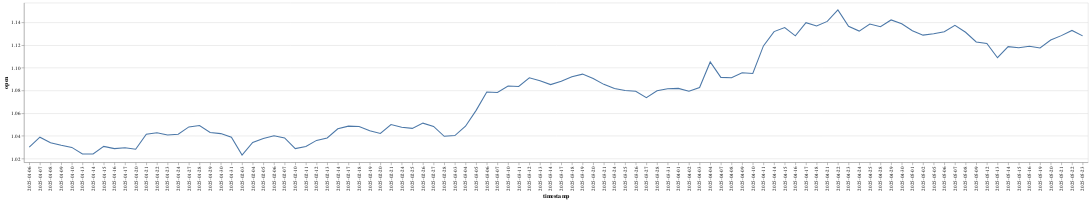

Notebook source saved alongside this figure:
### Code cell
# Altair is part of Streamlit, so let's try that as well:
y_min = daily_100['open'].min()
y_max = daily_100['open'].max()
buffer = (y_max - y_min) * 0.05

lower_bound = y_min - buffer
print(lower_bound)
upper_bound = y_max + buffer
print(upper_bound)
alt.Chart(daily_100).mark_line().encode(
    x='timestamp',
    y=alt.Y(
        'open',
        scale=alt.Scale(domain=[lower_bound, upper_bound])
    )
)

### Figure 1 — Vega-Lite specification as saved in the notebook (floating-point values rounded to 4 significant figures)
{"config": {"view": {"continuousWidth": 300, "continuousHeight": 300}}, "data": {"name": "data-7d497952f0e98cbdeeb2901d509735fb"}, "mark": {"type": "line"}, "encoding": {"x": {"field": "timestamp", "type": "nominal"}, "y": {"field": "open", "scale": {"domain": [1.017, 1.157]}, "type": "quantitative"}}, "$schema": "https://vega.github.io/schema/vega-lite/v5.20.1.json", "datasets": {"data-7d497952f0e98cbdeeb2901d509735fb": [{"timestamp": "2025-05-23", "open": 1.128, "high": 1.138, "low": 1.128, "close": 1.136}, {"timestamp": "2025-05-22", "open": 1.133, "high": 1.135, "low": 1.126, "close": 1.128}, {"timestamp": "2025-05-21", "open": 1.128, "high": 1.136, "low": 1.128, "close": 1.133}, {"timestamp": "2025-05-20", "open": 1.124, "high": 1.129, "low": 1.122, "close": 1.128}, {"timestamp": "2025-05-19", "open": 1.117, "high": 1.129, "low": 1.117, "close": 1.124}, {"timestamp": "2025-05-16", "open": 1.119, "high": 1.122, "low": 1.113, "close": 1.116}, {"timestamp": "2025-05-15", "open": 1.118, "high": 1.123, "low": 1.117, "close": 1.119}, {"timestamp": "2025-05-14", "open": 1.119, "high": 1.127, "low": 1.116, "close": 1.117}, {"timestamp": "2025-05-13", "open": 1.109, "high": 1.119, "low": 1.109, "close": 1.119}, {"timestamp": "2025-05-12", "open": 1.121, "high": 1.124, "low": 1.107, "close": 1.109}, {"timestamp": "2025-05-09", "open": 1.123, "high": 1.129, "low": 1.12, "close": 1.125}, {"timestamp": "2025-05-08", "open": 1.131, "high": 1.134, "low": 1.121, "close": 1.123}, {"timestamp": "2025-05-07", "open": 1.137, "high": 1.138, "low": 1.129, "close": 1.131}, {"timestamp": "2025-05-06", "open": 1.132, "high": 1.138, "low": 1.128, "close": 1.137}, {"timestamp": "2025-05-05", "open": 1.13, "high": 1.136, "low": 1.13, "close": 1.131}, {"timestamp": "2025-05-02", "open": 1.129, "high": 1.138, "low": 1.127, "close": 1.13}, {"timestamp": "2025-05-01", "open": 1.133, "high": 1.134, "low": 1.127, "close": 1.129}, {"timestamp": "2025-04-30", "open": 1.139, "high": 1.14, "low": 1.132, "close": 1.133}, {"timestamp": "2025-04-29", "open": 1.142, "high": 1.142, "low": 1.137, "close": 1.138}, {"timestamp": "2025-04-28", "open": 1.136, "high": 1.143, "low": 1.133, "close": 1.142}, {"timestamp": "2025-04-25", "open": 1.138, "high": 1.139, "low": 1.132, "close": 1.136}, {"timestamp": "2025-04-24", "open": 1.132, "high": 1.14, "low": 1.132, "close": 1.139}, {"timestamp": "2025-04-23", "open": 1.137, "high": 1.144, "low": 1.131, "close": 1.132}, {"timestamp": "2025-04-22", "open": 1.151, "high": 1.155, "low": 1.136, "close": 1.136}, {"timestamp": "2025-04-21", "open": 1.141, "high": 1.157, "low": 1.139, "close": 1.151}, {"timestamp": "2025-04-18", "open": 1.137, "high": 1.14, "low": 1.136, "close": 1.139}, {"timestamp": "2025-04-17", "open": 1.14, "high": 1.141, "low": 1.133, "close": 1.137}, {"timestamp": "2025-04-16", "open": 1.128, "high": 1.141, "low": 1.128, "close": 1.14}, {"timestamp": "2025-04-15", "open": 1.135, "high": 1.138, "low": 1.126, "close": 1.128}, {"timestamp": "2025-04-14", "open": 1.132, "high": 1.142, "low": 1.13, "close": 1.135}, {"timestamp": "2025-04-11", "open": 1.119, "high": 1.147, "low": 1.119, "close": 1.136}, {"timestamp": "2025-04-10", "open": 1.095, "high": 1.124, "low": 1.094, "close": 1.119}, {"timestamp": "2025-04-09", "open": 1.096, "high": 1.11, "low": 1.091, "close": 1.095}, {"timestamp": "2025-04-08", "open": 1.091, "high": 1.099, "low": 1.089, "close": 1.096}, {"timestamp": "2025-04-07", "open": 1.091, "high": 1.105, "low": 1.09, "close": 1.091}, {"timestamp": "2025-04-04", "open": 1.105, "high": 1.111, "low": 1.092, "close": 1.096}, {"timestamp": "2025-04-03", "open": 1.083, "high": 1.115, "low": 1.08, "close": 1.105}, {"timestamp": "2025-04-02", "open": 1.079, "high": 1.092, "low": 1.078, "close": 1.083}, {"timestamp": "2025-04-01", "open": 1.082, "high": 1.083, "low": 1.078, "close": 1.079}, {"timestamp": "2025-03-31", "open": 1.081, "high": 1.085, "low": 1.078, "close": 1.082}, {"timestamp": "2025-03-28", "open": 1.08, "high": 1.084, "low": 1.076, "close": 1.082}, {"timestamp": "2025-03-27", "open": 1.074, "high": 1.082, "low": 1.073, "close": 1.08}, {"timestamp": "2025-03-26", "open": 1.079, "high": 1.08, "low": 1.073, "close": 1.074}, {"timestamp": "2025-03-25", "open": 1.08, "high": 1.083, "low": 1.078, "close": 1.079}, {"timestamp": "2025-03-24", "open": 1.082, "high": 1.086, "low": 1.078, "close": 1.08}, {"timestamp": "2025-03-21", "open": 1.085, "high": 1.086, "low": 1.08, "close": 1.081}, {"timestamp": "2025-03-20", "open": 1.09, "high": 1.092, "low": 1.081, "close": 1.085}, {"timestamp": "2025-03-19", "open": 1.094, "high": 1.095, "low": 1.086, "close": 1.09}, {"timestamp": "2025-03-18", "open": 1.092, "high": 1.095, "low": 1.089, "close": 1.094}, {"timestamp": "2025-03-17", "open": 1.088, "high": 1.093, "low": 1.087, "close": 1.092}, {"timestamp": "2025-03-14", "open": 1.085, "high": 1.091, "low": 1.083, "close": 1.088}, {"timestamp": "2025-03-13", "open": 1.089, "high": 1.09, "low": 1.082, "close": 1.085}, {"timestamp": "2025-03-12", "open": 1.091, "high": 1.093, "low": 1.088, "close": 1.089}, {"timestamp": "2025-03-11", "open": 1.083, "high": 1.095, "low": 1.083, "close": 1.091}, {"timestamp": "2025-03-10", "open": 1.084, "high": 1.087, "low": 1.08, "close": 1.083}, {"timestamp": "2025-03-07", "open": 1.078, "high": 1.089, "low": 1.078, "close": 1.083}, {"timestamp": "2025-03-06", "open": 1.079, "high": 1.085, "low": 1.077, "close": 1.078}, {"timestamp": "2025-03-05", "open": 1.062, "high": 1.08, "low": 1.06, "close": 1.079}, {"timestamp": "2025-03-04", "open": 1.048, "high": 1.063, "low": 1.047, "close": 1.063}, {"timestamp": "2025-03-03", "open": 1.04, "high": 1.05, "low": 1.039, "close": 1.049}, {"timestamp": "2025-02-28", "open": 1.04, "high": 1.042, "low": 1.036, "close": 1.037}, {"timestamp": "2025-02-27", "open": 1.048, "high": 1.049, "low": 1.04, "close": 1.04}, {"timestamp": "2025-02-26", "open": 1.051, "high": 1.053, "low": 1.047, "close": 1.048}, {"timestamp": "2025-02-25", "open": 1.047, "high": 1.052, "low": 1.046, "close": 1.051}, {"timestamp": "2025-02-24", "open": 1.048, "high": 1.053, "low": 1.045, "close": 1.047}, {"timestamp": "2025-02-21", "open": 1.05, "high": 1.051, "low": 1.045, "close": 1.046}, {"timestamp": "2025-02-20", "open": 1.042, "high": 1.05, "low": 1.042, "close": 1.05}, {"timestamp": "2025-02-19", "open": 1.044, "high": 1.046, "low": 1.04, "close": 1.042}, {"timestamp": "2025-02-18", "open": 1.048, "high": 1.049, "low": 1.043, "close": 1.045}, {"timestamp": "2025-02-17", "open": 1.049, "high": 1.051, "low": 1.047, "close": 1.048}, {"timestamp": "2025-02-14", "open": 1.046, "high": 1.051, "low": 1.045, "close": 1.049}, {"timestamp": "2025-02-13", "open": 1.038, "high": 1.047, "low": 1.037, "close": 1.046}, {"timestamp": "2025-02-12", "open": 1.036, "high": 1.043, "low": 1.032, "close": 1.038}, {"timestamp": "2025-02-11", "open": 1.031, "high": 1.038, "low": 1.029, "close": 1.036}, {"timestamp": "2025-02-10", "open": 1.029, "high": 1.034, "low": 1.028, "close": 1.031}, {"timestamp": "2025-02-07", "open": 1.038, "high": 1.041, "low": 1.03, "close": 1.033}, {"timestamp": "2025-02-06", "open": 1.04, "high": 1.041, "low": 1.035, "close": 1.038}, {"timestamp": "2025-02-05", "open": 1.038, "high": 1.044, "low": 1.037, "close": 1.04}, {"timestamp": "2025-02-04", "open": 1.034, "high": 1.039, "low": 1.027, "close": 1.038}, {"timestamp": "2025-02-03", "open": 1.023, "high": 1.035, "low": 1.021, "close": 1.034}, {"timestamp": "2025-01-31", "open": 1.039, "high": 1.043, "low": 1.035, "close": 1.036}, {"timestamp": "2025-01-30", "open": 1.042, "high": 1.047, "low": 1.039, "close": 1.039}, {"timestamp": "2025-01-29", "open": 1.043, "high": 1.044, "low": 1.038, "close": 1.042}, {"timestamp": "2025-01-28", "open": 1.049, "high": 1.049, "low": 1.041, "close": 1.043}, {"timestamp": "2025-01-27", "open": 1.048, "high": 1.053, "low": 1.045, "close": 1.049}, {"timestamp": "2025-01-24", "open": 1.041, "high": 1.052, "low": 1.041, "close": 1.049}, {"timestamp": "2025-01-23", "open": 1.041, "high": 1.044, "low": 1.037, "close": 1.041}, {"timestamp": "2025-01-22", "open": 1.043, "high": 1.046, "low": 1.039, "close": 1.041}, {"timestamp": "2025-01-21", "open": 1.042, "high": 1.043, "low": 1.035, "close": 1.039}, {"timestamp": "2025-01-20", "open": 1.028, "high": 1.043, "low": 1.027, "close": 1.042}, {"timestamp": "2025-01-17", "open": 1.03, "high": 1.033, "low": 1.026, "close": 1.027}, {"timestamp": "2025-01-16", "open": 1.029, "high": 1.032, "low": 1.026, "close": 1.03}, {"timestamp": "2025-01-15", "open": 1.031, "high": 1.035, "low": 1.026, "close": 1.029}, {"timestamp": "2025-01-14", "open": 1.024, "high": 1.031, "low": 1.024, "close": 1.031}, {"timestamp": "2025-01-13", "open": 1.024, "high": 1.025, "low": 1.018, "close": 1.024}, {"timestamp": "2025-01-10", "open": 1.03, "high": 1.031, "low": 1.021, "close": 1.024}, {"timestamp": "2025-01-09", "open": 1.032, "high": 1.032, "low": 1.028, "close": 1.03}, {"timestamp": "2025-01-08", "open": 1.034, "high": 1.036, "low": 1.027, "close": 1.032}, {"timestamp": "2025-01-07", "open": 1.039, "high": 1.043, "low": 1.034, "close": 1.034}, {"timestamp": "2025-01-06", "open": 1.03, "high": 1.044, "low": 1.029, "close": 1.039}]}}
